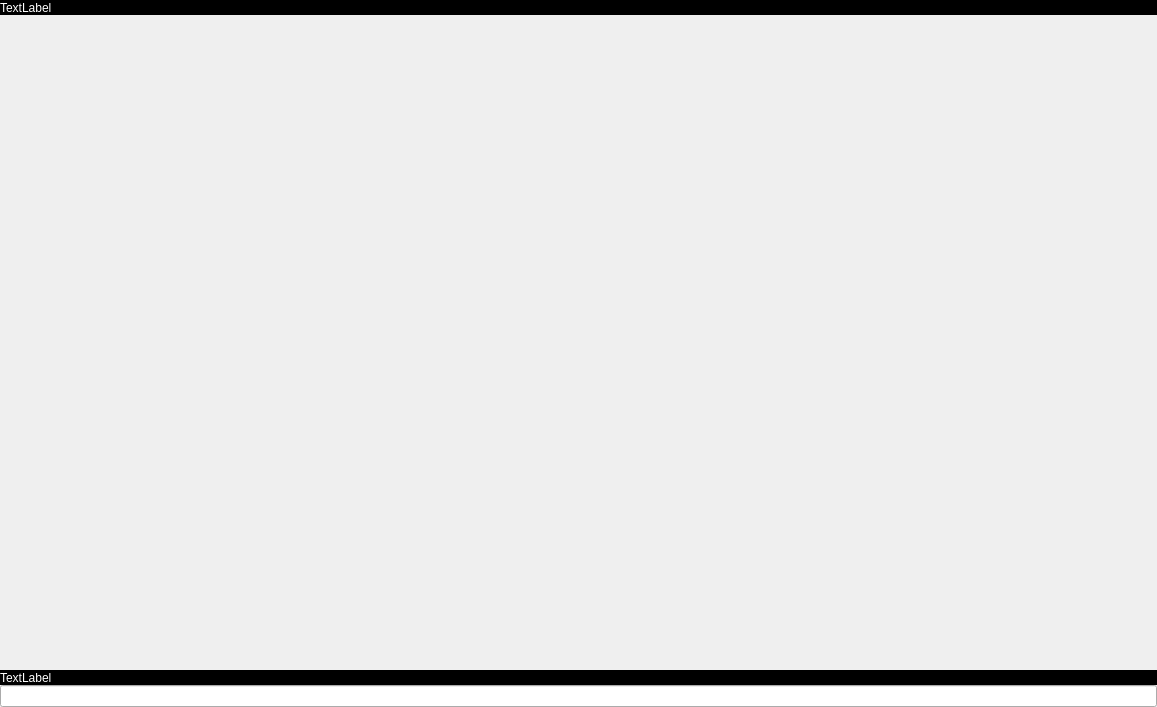
<?xml version="1.0" encoding="UTF-8"?>
<ui version="4.0">
 <class>LBMain</class>
 <widget class="QMainWindow" name="LBMain">
  <property name="geometry">
   <rect>
    <x>0</x>
    <y>0</y>
    <width>1157</width>
    <height>707</height>
   </rect>
  </property>
  <property name="windowTitle">
   <string>LBMain</string>
  </property>
  <widget class="QWidget" name="centralWidget">
   <layout class="QVBoxLayout" name="verticalLayout">
    <property name="spacing">
     <number>0</number>
    </property>
    <property name="margin">
     <number>0</number>
    </property>
    <item>
     <widget class="QLabel" name="lblTabs">
      <property name="sizePolicy">
       <sizepolicy hsizetype="Expanding" vsizetype="Fixed">
        <horstretch>0</horstretch>
        <verstretch>0</verstretch>
       </sizepolicy>
      </property>
      <property name="minimumSize">
       <size>
        <width>0</width>
        <height>15</height>
       </size>
      </property>
      <property name="maximumSize">
       <size>
        <width>16777215</width>
        <height>15</height>
       </size>
      </property>
      <property name="styleSheet">
       <string notr="true">background-color: rgb(0, 0, 0);
color: rgb(255, 255, 255);</string>
      </property>
      <property name="text">
       <string>TextLabel</string>
      </property>
      <property name="margin">
       <number>2</number>
      </property>
     </widget>
    </item>
    <item>
     <widget class="QStackedWidget" name="stkWp">
      <widget class="QWidget" name="page"/>
      <widget class="QWidget" name="page_2"/>
     </widget>
    </item>
    <item>
     <widget class="QLabel" name="lblStat">
      <property name="sizePolicy">
       <sizepolicy hsizetype="Expanding" vsizetype="Fixed">
        <horstretch>0</horstretch>
        <verstretch>0</verstretch>
       </sizepolicy>
      </property>
      <property name="minimumSize">
       <size>
        <width>0</width>
        <height>15</height>
       </size>
      </property>
      <property name="maximumSize">
       <size>
        <width>16777215</width>
        <height>15</height>
       </size>
      </property>
      <property name="styleSheet">
       <string notr="true">background-color: rgb(0, 0, 0);
color: rgb(255, 255, 255);</string>
      </property>
      <property name="text">
       <string>TextLabel</string>
      </property>
      <property name="margin">
       <number>2</number>
      </property>
     </widget>
    </item>
    <item>
     <widget class="QLineEdit" name="ledCmd"/>
    </item>
   </layout>
  </widget>
 </widget>
 <layoutdefault spacing="6" margin="11"/>
 <resources/>
 <connections/>
</ui>
